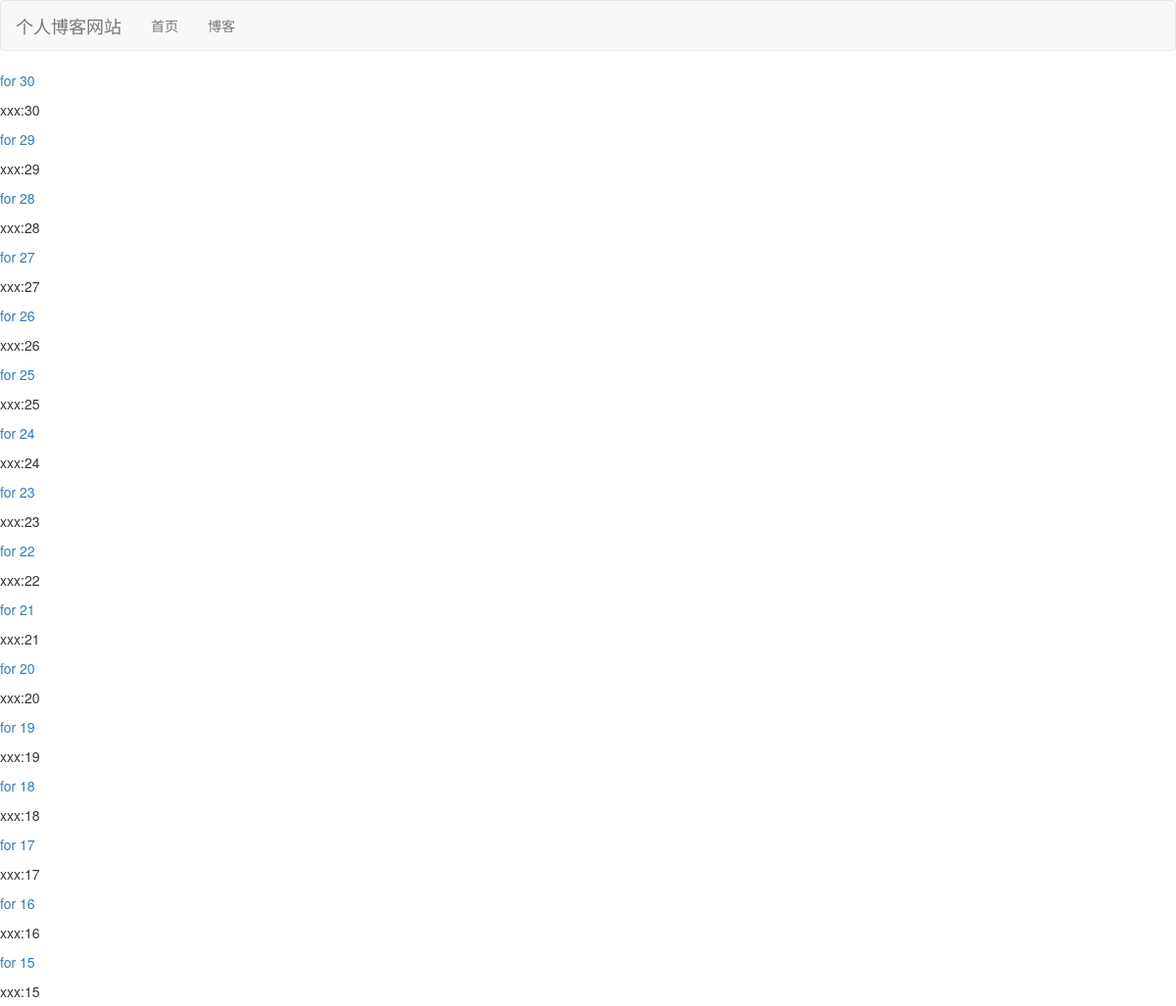
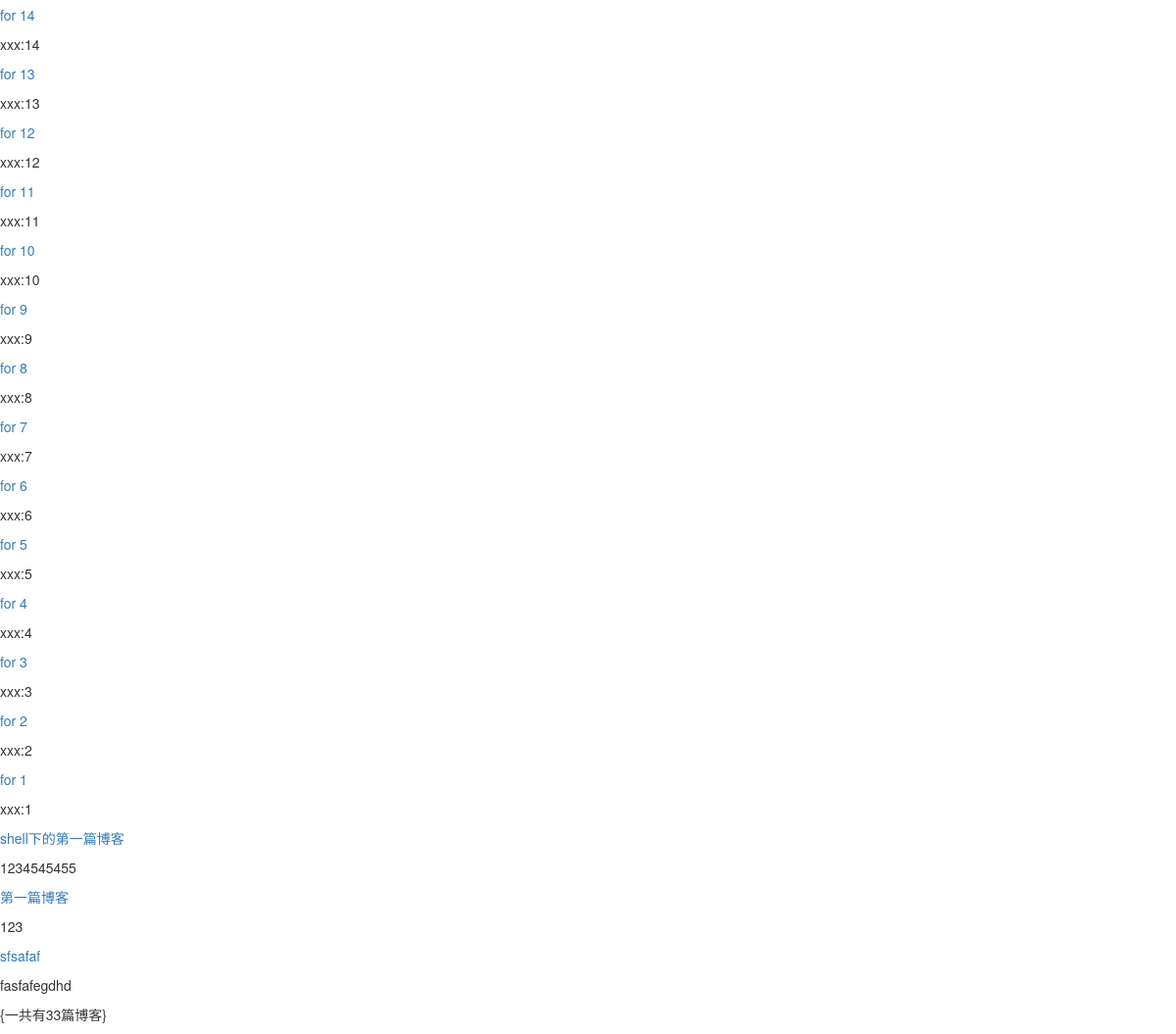
Page /blog/type/2 on the committed database (2 pictures, top to bottom).
### blog/models.py (models this page shows, shortened)
class Blog(models.Model):
    title = models.CharField(max_length=30)
    blog_type = models.ForeignKey(BlogType, on_delete=models.DO_NOTHING)
    content = models.TextField()
    author = models.ForeignKey(User, on_delete=models.DO_NOTHING)
    created_time = models.TimeField(auto_now_add=True)
    last_updated_time = models.TimeField(auto_now=True)
    class Meta:
        ordering = ['-created_time']

### blog/views.py (the view)
# urls.py: path('type/<int:blog_type_pk>', views.blog_with_type, name='blog_with_type')
def blog_with_type(request, blog_type_pk):
    context = {}
    blog_type = get_object_or_404(BlogType, pk=blog_type_pk)
    context['blogs'] = Blog.objects.filter(blog_type=blog_type)
    context['blog_type']=blog_type
    return render_to_response('blog/blog_with_type.html',context)

### blog/templates/blog/blog_with_type.html (shortened to what this page needs)
{% extends 'base.html' %}
{% block content %}
    {% for blog in blogs %}
    <a href="{% url 'blog_detail' blog.pk %}">
        <p>{{ blog.title }}</p>
    </a>
    <p>{{ blog.content|truncatechars:30 }}</p>
        {% endfor %}
    <p>{一共有{{ blogs|length}}篇博客}</p>
{% endblock %}

### static/base.css (style rules this page uses)
body { margin: 0; padding: 0; }

### rows in the picture
Blog: title "for 30", content "xxx:30"
Blog: title "for 29", content "xxx:29"
Blog: title "for 28", content "xxx:28"
Blog: title "for 27", content "xxx:27"
Blog: title "for 26", content "xxx:26"
Blog: title "for 25", content "xxx:25"
Blog: title "for 24", content "xxx:24"
Blog: title "for 23", content "xxx:23"
Blog: title "for 22", content "xxx:22"
Blog: title "for 21", content "xxx:21"
Blog: title "for 20", content "xxx:20"
Blog: title "for 19", content "xxx:19"
Blog: title "for 18", content "xxx:18"
Blog: title "for 17", content "xxx:17"
Blog: title "for 16", content "xxx:16"
Blog: title "for 15", content "xxx:15"
Blog: title "for 14", content "xxx:14"
Blog: title "for 13", content "xxx:13"
Blog: title "for 12", content "xxx:12"
Blog: title "for 11", content "xxx:11"
Blog: title "for 10", content "xxx:10"
Blog: title "for 9", content "xxx:9"
Blog: title "for 8", content "xxx:8"
Blog: title "for 7", content "xxx:7"
Blog: title "for 6", content "xxx:6"
Blog: title "for 5", content "xxx:5"
Blog: title "for 4", content "xxx:4"
Blog: title "for 3", content "xxx:3"
Blog: title "for 2", content "xxx:2"
Blog: title "for 1", content "xxx:1"
Blog: title "shell下的第一篇博客", content "1234545455"
Blog: title "第一篇博客", content "123"
Blog: title "sfsafaf", content "fasfafegdhd"

### other values in the picture
{{ blogs|length }} "33"
